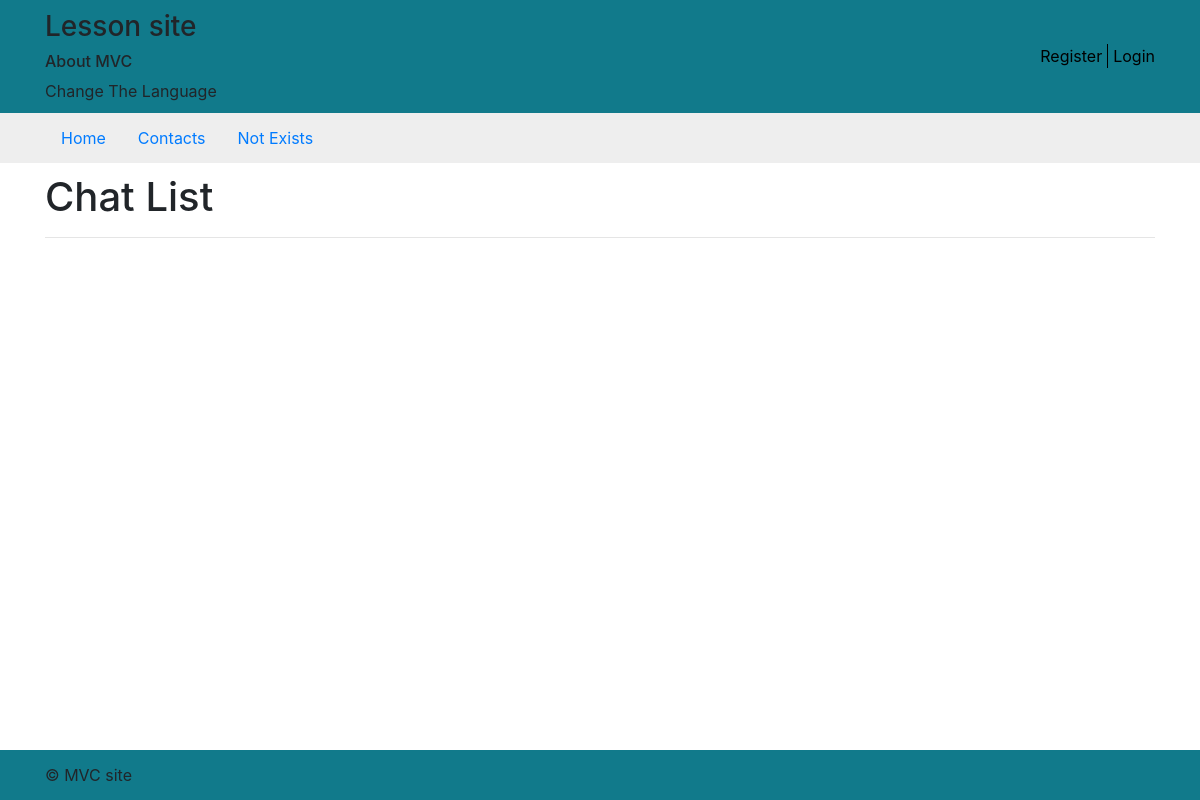
The app's page /, older data.
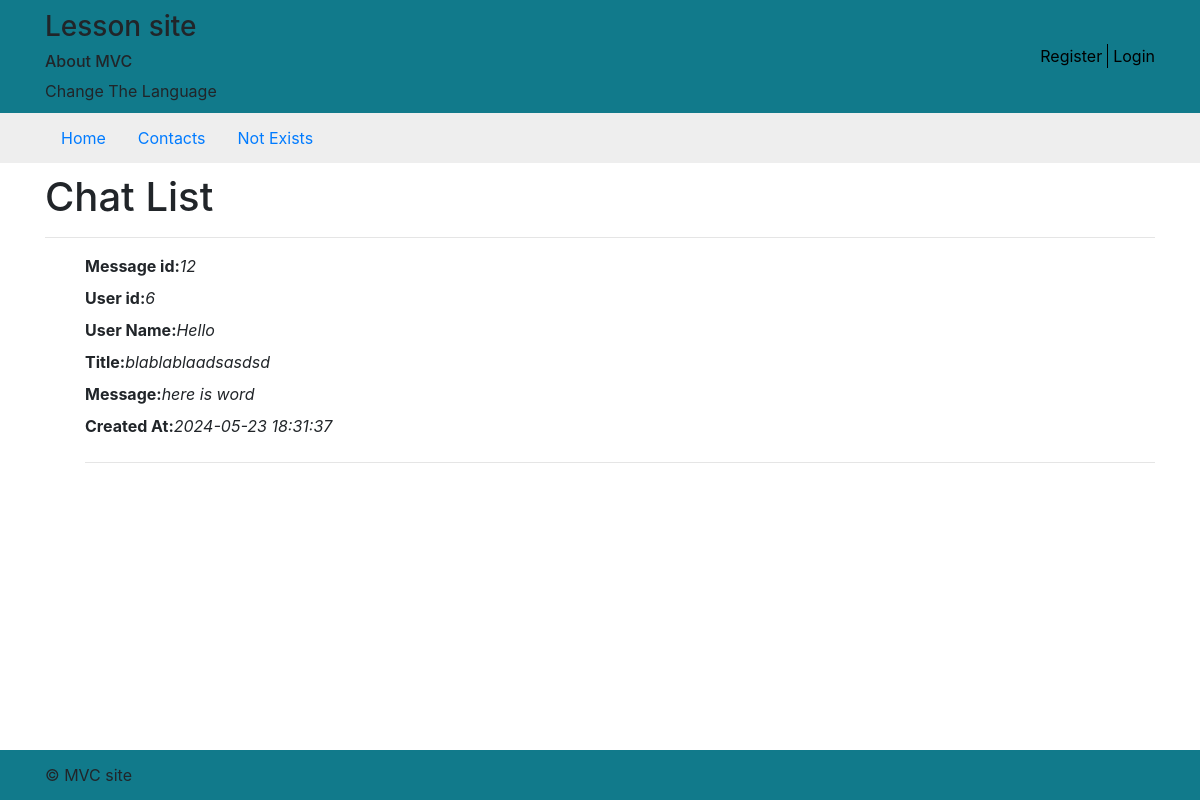
The same page, newer data.
### tables this page shows
CREATE TABLE `messages` (
  `id` int unsigned NOT NULL AUTO_INCREMENT,
  `name` varchar(255) DEFAULT NULL,
  `title` varchar(128) NOT NULL,
  `message` text NOT NULL,
  `created_at` datetime NOT NULL,
  `status` int unsigned DEFAULT '0',
  `user_id` int unsigned NOT NULL,
  `visible` tinyint(1) DEFAULT NULL,
  PRIMARY KEY (`id`),
  KEY `user_id` (`user_id`),
  CONSTRAINT `messages_ibfk_1` FOREIGN KEY (`user_id`) REFERENCES `users` (`user_id`)
);

### Core/System.php (called while the page is built, shortened)
<?php
class System
{
   public static function template(string $path, array $params, $controller = 0): string {
        extract($params);
        include($path);
        $html = ob_get_clean();
        return $html;
    }
}

### Controller/Messages/MessageIndex.php (called while the page is built, shortened)
<?php
class MessageIndex extends CoreController
{
    private bool $successText = false;
    public function render(array $params) : string
    {
        $messages = Messages::getMessages(DbConnect::getConnect());
        $boolResult = $this->getBoolRole([1,2]);
        $this->content = System::template(static::CONTENT_PATH, ['successText' => $this->successText, 'messages' => $messages, 'boolResult' => $boolResult]);
        return System::template(static::INCLUDE_PATH, [], $this);
    }
}

### init.php (called while the page is built, shortened)
<?php
function autoload($className): void
{
    $className = ltrim($className, '\\');
    $fileName  = '';
    if ($lastNsPos = strrpos($className, '\\')) {
        $namespace = substr($className, 0, $lastNsPos);
        $className = substr($className, $lastNsPos + 1);
        $fileName  = str_replace('\\', DIRECTORY_SEPARATOR, $namespace) . DIRECTORY_SEPARATOR;
    }
    $fileName .= str_replace('_', DIRECTORY_SEPARATOR, $className) . '.php';
}

### Core/DbConnect.php (called while the page is built, shortened)
<?php
class DbConnect
{
    private static $connect;
    static function init() {
        self::$connect = mysqli_connect(self::DB_HOST, self::DB_USER, self::DB_PASS, self::DB_DATABASE_NAME) or die('Mysql connection error: ' . mysqli_error());
    }
    static function getConnect()
    {
        return static::$connect;
    }
}

### Model/Messages.php (called while the page is built, shortened)
<?php
class Messages
{
    public static function getMessages($connect) : array {
        $queryString = "SELECT * FROM messages WHERE visible = 1";
        $result_arr = mysqli_fetch_all(mysqli_query($connect, $queryString),MYSQLI_ASSOC);
        return $result_arr ?? [];
    }
}

### Core/Language.php (called while the page is built, shortened)
<?php
class Language {
    public static function __(string $string) : string {
        $ln = $_GET['ln'] ?? false;
        $file = "en_$ln.csv";
        return $string;
    }
}

### view/messages/v_index.php (the view, shortened to what this page needs)
<ul>
    <?php foreach ($messages as $message): ?>
    <li id="message-<?=$message['id']?>">
        <label><strong><?= Language::__('Message id') ?>:</strong></label><em><?= $message['id'] ?></em><br>
        <label><strong><?= Language::__('User id') ?>:</strong></label><em><?= $message['user_id'] ?></em><br>
        <label><strong><?= Language::__('User Name') ?>:</strong></label><em><?= $message['name'] ?></em><br>
        <label><strong><?= Language::__('Title') ?>:</strong></label><em><?= $message['title'] ?></em><br>
        <label><strong><?= Language::__('Message') ?>:</strong></label><em><?= $message['message'] ?></em><br>
        <label><strong><?= Language::__('Created At') ?>:</strong></label><em><?= $message['created_at'] ?></em><br>
        <hr>
    </li>
    <?php endforeach; ?>
</ul>

Row changes from the older to the newer data that the page shows:
added messages: id "12", user "6", name "Hello", title "blablablaadsasdsd", message "here is word", created_at "2024-05-23 18:31:37"
